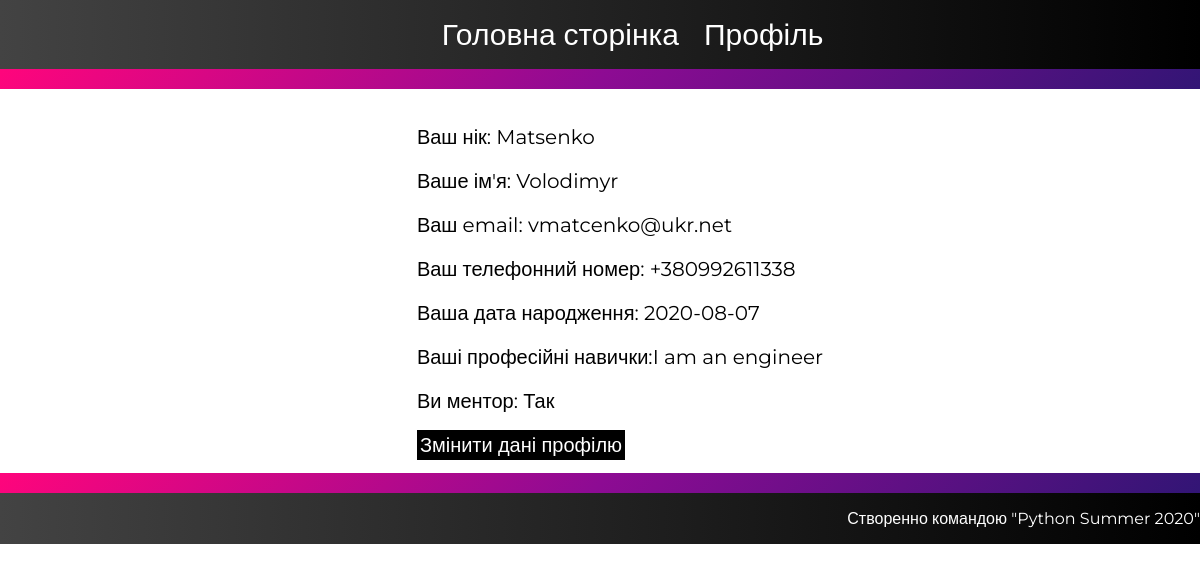
Page /profile (signed in) on the earlier database version.
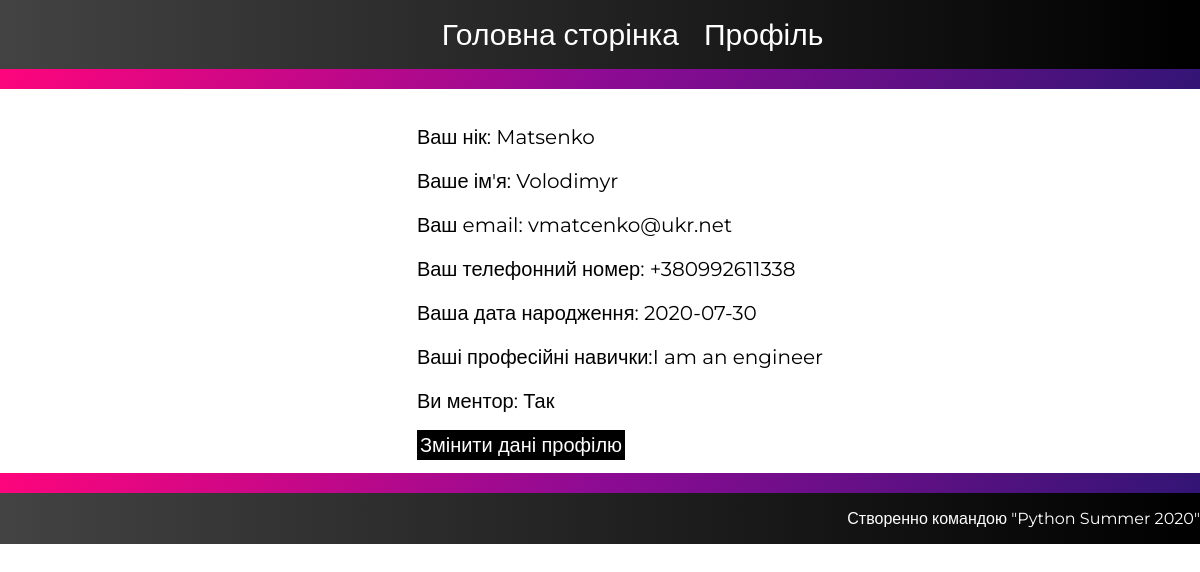
Same page on the later database version.
### tables this page shows
CREATE TABLE user_tab (
  id  INTEGER  PRIMARY KEY,  
  username TEXT UNIQUE NOT NULL,
  password TEXT NOT NULL,
  name TEXT  NOT NULL,
  email TEXT UNIQUE NOT NULL,
  telephone_number TEXT UNIQUE NOT NULL ,
  birthday TEXT NOT NULL,
  prof_skills TEXT NOT NULL,
  isMentor BOOLEAN NOT NULL

);

### flaskr/main.py (the view)
@bp.route('/profile')
def profile():
    return render_template("profile.html")

### flaskr/auth.py (called while the page is built)
@bp.before_app_request
def load_logged_in_user():
    user_id = session.get('user_id')
    if user_id is None:
        g.user = None
    else:
        g.user = get_db().execute(
            'SELECT * FROM user_tab WHERE id = ?', (user_id,)
        ).fetchone()

### flaskr/db.py (called while the page is built)
def get_db():
    if 'db' not in g:
        g.db = sqlite3.connect(
            current_app.config['DATABASE'],
            detect_types=sqlite3.PARSE_DECLTYPES
        )
        g.db.row_factory = sqlite3.Row
    return g.db

### flaskr/templates/profile.html (shortened to what this page needs)
<!DOCTYPE html>
<html lang="en">
<head>
</head>
<body>
    <header>
        <ul>
            <li><a href="{{url_for('home')}}">Головна сторінка</a></li>
            <li><a href="">Профіль</a></li>
        </ul>
    </header>
    <div class="background">
    </div>
    {% if g.user %}
    <div class="data">
        <ul>
            <li>
                <p>Ваш нік: {{g.user['username']}}</p>
            </li>
            <li>
                <p>Ваше ім'я: {{g.user['name']}}</p>
            </li>
            <li>
                <p>Ваш email: {{g.user['email']}}</p>
            </li>
            <li>
                <p>Ваш телефонний номер: {{g.user['telephone_number']}}</p>
            </li>
            <li>
                <p>Ваша дата народження: {{g.user['birthday']}}</p>
            </li>
            <li>
                <p>Ваші професійні навички:{{g.user['prof_skills']}}</p>
            </li>
            <li>
                {%if g.user['isMentor']=="True"%}
                <p>Ви ментор: Так</p>
                {%endif%}
            </li>
            <li><a href="{{url_for('main.profile_change_data')}}">Змінити дані профілю</a></li>
        </ul>
    </div>
    <div class="background">
    </div>
    {% endif %}
    <footer>
        <p>Створенно командою "Python Summer 2020"</p>
    </footer>
</body>
</html>

Differences in the rows shown:
changed user_tab "Matsenko": user.birthday "2020-08-07" → "2020-07-30"
